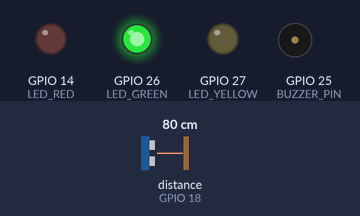
Simulated run of this sketch. Board: ESP32. On the bench: output pins drawn as LEDs (lit = HIGH), buzzer (waves = sounding). Wiring (from diagram.json): ultrasonic range finder: trigger GPIO 5; echo GPIO 18. The test bench sets the inputs (shaded band); at power-on: distance to the obstacle (sensor on GPIO 18) 80 cm. The echo pulse lasts 58.3 µs per cm; pins used as bus, display or sensor lines are not drawn.

Above: at 1.2 s.
1.3 s: distance to the obstacle (sensor on GPIO 18) set to 64 cm
2.8 s: distance to the obstacle (sensor on GPIO 18) set to 56 cm
At 3.18 s:
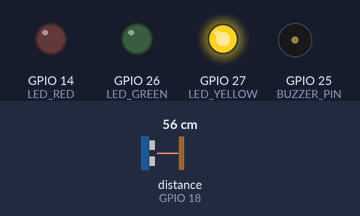
5.8 s: distance to the obstacle (sensor on GPIO 18) set to 33 cm
8.8 s: distance to the obstacle (sensor on GPIO 18) set to 27 cm
At 9.09 s:
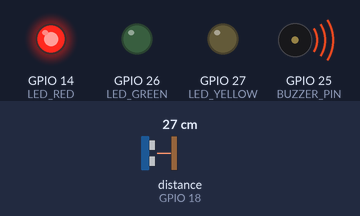
11.8 s: distance to the obstacle (sensor on GPIO 18) set to 35 cm
At 11.99 s:
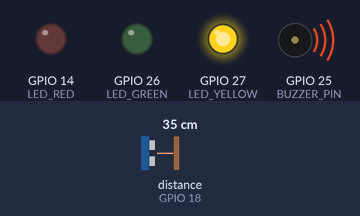
14.8 s: distance to the obstacle (sensor on GPIO 18) set to 2 cm
At 15.13 s:
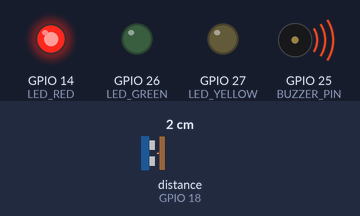
Timing chart, 0 to 18.8 s (numbered marks = the images above; inputs shaded):
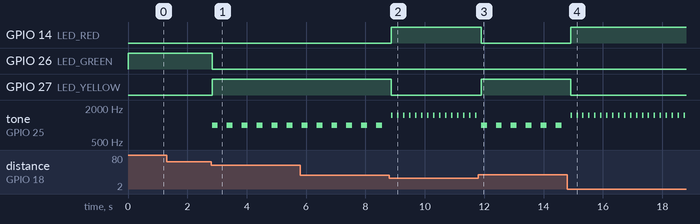

The sketch:

sketch.ino
```cpp
#define TRIG_PIN 5
#define ECHO_PIN 18

// Definisi pin komponen baru
#define LED_RED 14
#define LED_YELLOW 27  // Sambungkan ke pin D27 di Wokwi
#define LED_GREEN 26   // Sambungkan ke pin D26 di Wokwi
#define BUZZER_PIN 25  // Sambungkan ke pin D25 di Wokwi

void setup() {
  Serial.begin(115200);
  pinMode(TRIG_PIN, OUTPUT);
  pinMode(ECHO_PIN, INPUT);
  pinMode(LED_RED, OUTPUT);
  pinMode(LED_YELLOW, OUTPUT);
  pinMode(LED_GREEN, OUTPUT);
  pinMode(BUZZER_PIN, OUTPUT);
}

void loop() {
  digitalWrite(TRIG_PIN, LOW);
  delayMicroseconds(2);
  digitalWrite(TRIG_PIN, HIGH);
  delayMicroseconds(10);
  digitalWrite(TRIG_PIN, LOW);

  long duration = pulseIn(ECHO_PIN, HIGH);
  float distance = duration * 0.034 / 2;

  if (distance > 60.0) {
    digitalWrite(LED_GREEN, HIGH);
    digitalWrite(LED_YELLOW, LOW);
    digitalWrite(LED_RED, LOW);
    noTone(BUZZER_PIN);
  } else if (distance >= 30.0 && distance <= 60.0) {
    digitalWrite(LED_GREEN, LOW);
    digitalWrite(LED_YELLOW, HIGH);
    digitalWrite(LED_RED, LOW);
    tone(BUZZER_PIN, 1000); delay(200); noTone(BUZZER_PIN); delay(200);
  } else {
    digitalWrite(LED_GREEN, LOW);
    digitalWrite(LED_YELLOW, LOW);
    digitalWrite(LED_RED, HIGH);
    tone(BUZZER_PIN, 1500); delay(50); noTone(BUZZER_PIN); delay(50);
  }
  delay(100);
}
```

Measured:
- the behaviour switches between 61 and 60 cm on distance to the obstacle (sensor on GPIO 18) (found by bisection; images 0 and 1)
- the behaviour switches between 31 and 30 cm on distance to the obstacle (sensor on GPIO 18) (found by bisection; images 1 and 2)
- after the input at 1.3 s, every drawn part: stays the same
- after the input at 2.8 s, GPIO 26 (LED_GREEN): HIGH → LOW at once; GPIO 27 (LED_YELLOW): LOW → HIGH at once; tone on GPIO 25 (BUZZER_PIN): alternates 1000 Hz for 0.20 s and silent for 0.30 s, starting at once
- after the input at 8.8 s, GPIO 14 (LED_RED): LOW → HIGH after 0.07 s; GPIO 27 (LED_YELLOW): HIGH → LOW after 0.07 s; tone on GPIO 25 (BUZZER_PIN): alternates 1500 Hz for 0.05 s and silent for 0.15 s, starting after 0.07 s
- after the input at 11.8 s, GPIO 14 (LED_RED): HIGH → LOW after 0.10 s; GPIO 27 (LED_YELLOW): LOW → HIGH after 0.10 s; tone on GPIO 25 (BUZZER_PIN): alternates 1000 Hz for 0.20 s and silent for 0.30 s, starting after 0.10 s
- after the input at 14.8 s, GPIO 14 (LED_RED): LOW → HIGH after 0.11 s; GPIO 27 (LED_YELLOW): HIGH → LOW after 0.11 s; tone on GPIO 25 (BUZZER_PIN): alternates 1500 Hz for 0.05 s and silent for 0.15 s, starting after 0.11 s
